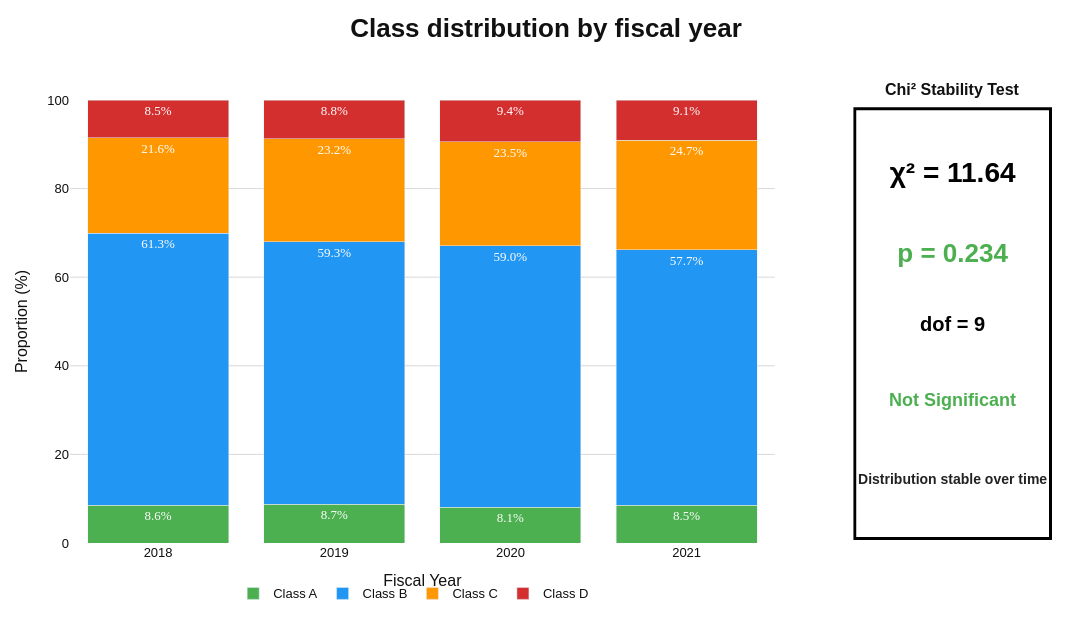

The code cell stored with this chart in its notebook:
### Markdown cell above
### 2.2 Overall Class Balance

We first inspect the overall class composition of `financial_health_class` to determine whether the classification task is balanced or dominated by a single outcome.

| Class | Count | Share |
|---|---:|---:|
| A — Excellent | 1,003 | 8.5% |
| B — Good | 7,017 | 59.3% |
| C — Moderate Risk | 2,750 | 23.3% |
| D — High Risk | 1,058 | 8.9% |

The target is clearly imbalanced: **Class B** accounts for nearly three-fifths of all observations, while **Classes A and D** remain small minority groups. This means that raw accuracy would overstate model quality by rewarding majority-class predictions.

### Code cell
# Compute contingency table and chi-square test
contingency_time = pd.crosstab(train_df["fiscal_year"], train_df[TARGET])
chi2, p_value, dof, _ = chi2_contingency(contingency_time)

yearly_pct = contingency_time.div(contingency_time.sum(axis=1), axis=0) * 100
years_str = [str(y) for y in yearly_pct.index.tolist()]

# colori corretti
colors = {"A": "#4caf50", "B": "#2196f3", "C": "#ff9800", "D": "#d32f2f"}

# etichette
sig_color = "#4caf50" if p_value > 0.05 else "#d32f2f"
sig_label = "Not Significant" if p_value > 0.05 else "Significant"
verdict = "Distribution stable over time" if p_value > 0.05 else "Temporal drift detected"

# subplot
fig = make_subplots(
    rows=1, cols=2,
    column_widths=[0.78, 0.22],
    subplot_titles=("", "<b>Chi² Stability Test</b>"),
    horizontal_spacing=0.08
)

# stacked bars → ordine corretto A → D
for cls in ["A", "B", "C", "D"]:
    vals = yearly_pct[cls].tolist()
    fig.add_trace(
        go.Bar(
            name=f"Class {cls}",
            x=years_str,
            y=vals,
            marker_color=colors[cls],
            text=[f"{v:.1f}%" for v in vals],
            textposition="inside",
            textfont=dict(color="white", size=13, family="Arial Black"),
        ),
        row=1, col=1
    )

fig.update_layout(barmode="stack")

# assi
fig.update_yaxes(
    title_text="Proportion (%)",
    row=1, col=1,
    range=[0, 100],
    gridcolor="#D9D9D9",
    zeroline=False
)

fig.update_xaxes(
    title_text="Fiscal Year",
    row=1, col=1
)

# pannello destro (chi-square)
for y_pos, text, size, color in [
    (0.83, f"χ² = {chi2:.2f}", 28, "#000000"),
    (0.65, f"p = {p_value:.3f}", 26, sig_color),
    (0.49, f"dof = {dof}", 20, "#000000"),
    (0.32, sig_label, 18, sig_color),
    (0.14, verdict, 14, "#222222"),
]:
    fig.add_trace(
        go.Scatter(
            x=[0.5], y=[y_pos],
            mode="text",
            text=[f"<b>{text}</b>"],
            textfont=dict(size=size, color=color, family="Arial"),
            showlegend=False
        ),
        row=1, col=2
    )

# box pannello destro
fig.add_shape(
    type="rect",
    xref="x2", yref="y2",
    x0=0.02, y0=0.01, x1=0.98, y1=0.98,
    line=dict(color="#000000", width=3),
    fillcolor="white",
    layer="below"
)

fig.update_xaxes(visible=False, row=1, col=2)
fig.update_yaxes(visible=False, range=[0, 1], row=1, col=2)

# titolo principale
fig.update_layout(
    title=dict(
        text="<b>Class distribution by fiscal year</b>",
        x=0.5,
        y=0.97,
        xanchor="center",
        yanchor="top",
        font=dict(size=26, family="Arial", color="#111111")
    ),

    width=1200,
    height=620,
    paper_bgcolor="white",
    plot_bgcolor="white",
    margin=dict(t=100, b=70, l=70, r=40),

    # legenda ORDINATA correttamente A → D
    legend=dict(
        orientation="h",
        yanchor="top",
        y=-0.08,
        xanchor="center",
        x=0.35,
        bgcolor="rgba(0,0,0,0)",
        traceorder="normal"
    ),

    font=dict(
        family="Arial",
        size=13,
        color="#111111"
    )
)

# salvataggio
plt.savefig(
    FIG_DIR / "Target Distribution Stability 2018-2021.png",
    dpi=150,
    bbox_inches="tight"
)

fig.show()

### Figure 1 — Plotly figure (JSON) as saved in the notebook; plotly's stock layout.template omitted (floating-point values rounded to 4 significant figures)
{"data": [{"marker": {"color": "#4caf50"}, "name": "Class A", "text": ["8.6%", "8.7%", "8.1%", "8.5%"], "textfont": {"color": "white", "family": "Arial Black", "size": 13}, "textposition": "inside", "type": "bar", "x": ["2018", "2019", "2020", "2021"], "xaxis": "x", "y": [8.578, 8.728, 8.085, 8.527], "yaxis": "y"}, {"marker": {"color": "#2196f3"}, "name": "Class B", "text": ["61.3%", "59.3%", "59.0%", "57.7%"], "textfont": {"color": "white", "family": "Arial Black", "size": 13}, "textposition": "inside", "type": "bar", "x": ["2018", "2019", "2020", "2021"], "xaxis": "x", "y": [61.3, 59.28, 59.03, 57.67], "yaxis": "y"}, {"marker": {"color": "#ff9800"}, "name": "Class C", "text": ["21.6%", "23.2%", "23.5%", "24.7%"], "textfont": {"color": "white", "family": "Arial Black", "size": 13}, "textposition": "inside", "type": "bar", "x": ["2018", "2019", "2020", "2021"], "xaxis": "x", "y": [21.61, 23.2, 23.51, 24.69], "yaxis": "y"}, {"marker": {"color": "#d32f2f"}, "name": "Class D", "text": ["8.5%", "8.8%", "9.4%", "9.1%"], "textfont": {"color": "white", "family": "Arial Black", "size": 13}, "textposition": "inside", "type": "bar", "x": ["2018", "2019", "2020", "2021"], "xaxis": "x", "y": [8.511, 8.795, 9.371, 9.106], "yaxis": "y"}, {"mode": "text", "showlegend": false, "text": ["<b>χ² = 11.64</b>"], "textfont": {"color": "#000000", "family": "Arial", "size": 28}, "type": "scatter", "x": [0.5], "xaxis": "x2", "y": [0.83], "yaxis": "y2"}, {"mode": "text", "showlegend": false, "text": ["<b>p = 0.234</b>"], "textfont": {"color": "#4caf50", "family": "Arial", "size": 26}, "type": "scatter", "x": [0.5], "xaxis": "x2", "y": [0.65], "yaxis": "y2"}, {"mode": "text", "showlegend": false, "text": ["<b>dof = 9</b>"], "textfont": {"color": "#000000", "family": "Arial", "size": 20}, "type": "scatter", "x": [0.5], "xaxis": "x2", "y": [0.49], "yaxis": "y2"}, {"mode": "text", "showlegend": false, "text": ["<b>Not Significant</b>"], "textfont": {"color": "#4caf50", "family": "Arial", "size": 18}, "type": "scatter", "x": [0.5], "xaxis": "x2", "y": [0.32], "yaxis": "y2"}, {"mode": "text", "showlegend": false, "text": ["<b>Distribution stable over time</b>"], "textfont": {"color": "#222222", "family": "Arial", "size": 14}, "type": "scatter", "x": [0.5], "xaxis": "x2", "y": [0.14], "yaxis": "y2"}], "layout": {"annotations": [{"font": {"size": 16}, "showarrow": false, "text": "<b>Chi² Stability Test</b>", "x": 0.8988, "xanchor": "center", "xref": "paper", "y": 1, "yanchor": "bottom", "yref": "paper"}], "barmode": "stack", "font": {"color": "#111111", "family": "Arial", "size": 13}, "height": 620, "legend": {"bgcolor": "rgba(0,0,0,0)", "orientation": "h", "traceorder": "normal", "x": 0.35, "xanchor": "center", "y": -0.08, "yanchor": "top"}, "margin": {"b": 70, "l": 70, "r": 40, "t": 100}, "paper_bgcolor": "white", "plot_bgcolor": "white", "shapes": [{"fillcolor": "white", "layer": "below", "line": {"color": "#000000", "width": 3}, "type": "rect", "x0": 0.02, "x1": 0.98, "xref": "x2", "y0": 0.01, "y1": 0.98, "yref": "y2"}], "title": {"font": {"color": "#111111", "family": "Arial", "size": 26}, "text": "<b>Class distribution by fiscal year</b>", "x": 0.5, "xanchor": "center", "y": 0.97, "yanchor": "top"}, "width": 1200, "xaxis": {"anchor": "y", "domain": [0, 0.7176], "title": {"text": "Fiscal Year"}}, "xaxis2": {"anchor": "y2", "domain": [0.7976, 1], "visible": false}, "yaxis": {"anchor": "x", "domain": [0, 1], "gridcolor": "#D9D9D9", "range": [0, 100], "title": {"text": "Proportion (%)"}, "zeroline": false}, "yaxis2": {"anchor": "x2", "domain": [0, 1], "range": [0, 1], "visible": false}}}
